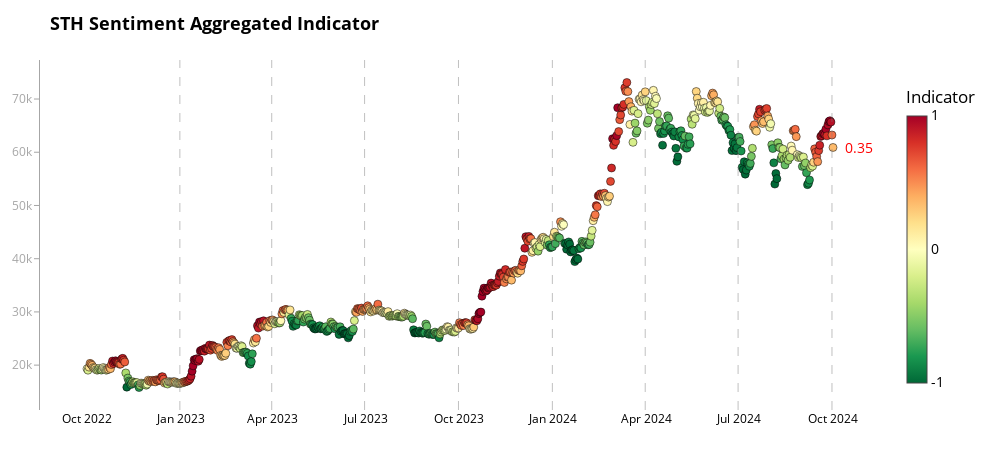

The code cell stored with this chart in its notebook:
### Code cell
# Example usage
fig2 = chart_aggregate(merged_df, 'aggregate_indicator_equalweight', 'price_usd_close', "STH Sentiment Aggregated Indicator")
fig2.show()
pio.write_html(fig2, file=f'bitcoin_analysis_sth_aggr_last_2year.html')
print("All charts have been displayed and saved as separate HTML files.")

### Figure 1 — Plotly figure (JSON) as saved in the notebook; plotly's stock layout.template omitted (floating-point values rounded to 4 significant figures; data arrays with more than 128 entries replaced by an {"elided": "..."} marker saying what was removed)
{"data": [{"hoverinfo": "text", "marker": {"cmax": 1, "cmin": -1, "color": {"elided": "732 float values"}, "colorbar": {"len": 0.9, "lenmode": "fraction", "thickness": 20, "ticktext": ["-1", "0", "1"], "tickvals": [-1, 0, 1], "title": {"text": "Indicator"}, "x": 1.02, "xpad": 10}, "colorscale": [[0.0, "rgb(0,104,55)"], [0.1, "rgb(26,152,80)"], [0.2, "rgb(102,189,99)"], [0.3, "rgb(166,217,106)"], [0.4, "rgb(217,239,139)"], [0.5, "rgb(255,255,191)"], [0.6, "rgb(254,224,139)"], [0.7, "rgb(253,174,97)"], [0.8, "rgb(244,109,67)"], [0.9, "rgb(215,48,39)"], [1.0, "rgb(165,0,38)"]], "line": {"color": "black", "width": 0.5}, "size": 8}, "mode": "markers", "text": {"elided": "732 str values"}, "x": {"elided": "732 str values"}, "y": {"elided": "732 float values"}, "type": "scatter"}], "layout": {"shapes": [{"line": {"color": "rgba(128, 128, 128, 0.7)", "dash": "dash", "width": 1}, "opacity": 0.7, "type": "line", "x0": "2022-12-31T00:00:00", "x1": "2022-12-31T00:00:00", "xref": "x", "y0": 0, "y1": 1, "yref": "y domain"}, {"line": {"color": "rgba(128, 128, 128, 0.7)", "dash": "dash", "width": 1}, "opacity": 0.7, "type": "line", "x0": "2023-03-31T00:00:00", "x1": "2023-03-31T00:00:00", "xref": "x", "y0": 0, "y1": 1, "yref": "y domain"}, {"line": {"color": "rgba(128, 128, 128, 0.7)", "dash": "dash", "width": 1}, "opacity": 0.7, "type": "line", "x0": "2023-06-30T00:00:00", "x1": "2023-06-30T00:00:00", "xref": "x", "y0": 0, "y1": 1, "yref": "y domain"}, {"line": {"color": "rgba(128, 128, 128, 0.7)", "dash": "dash", "width": 1}, "opacity": 0.7, "type": "line", "x0": "2023-09-30T00:00:00", "x1": "2023-09-30T00:00:00", "xref": "x", "y0": 0, "y1": 1, "yref": "y domain"}, {"line": {"color": "rgba(128, 128, 128, 0.7)", "dash": "dash", "width": 1}, "opacity": 0.7, "type": "line", "x0": "2023-12-31T00:00:00", "x1": "2023-12-31T00:00:00", "xref": "x", "y0": 0, "y1": 1, "yref": "y domain"}, {"line": {"color": "rgba(128, 128, 128, 0.7)", "dash": "dash", "width": 1}, "opacity": 0.7, "type": "line", "x0": "2024-03-31T00:00:00", "x1": "2024-03-31T00:00:00", "xref": "x", "y0": 0, "y1": 1, "yref": "y domain"}, {"line": {"color": "rgba(128, 128, 128, 0.7)", "dash": "dash", "width": 1}, "opacity": 0.7, "type": "line", "x0": "2024-06-30T00:00:00", "x1": "2024-06-30T00:00:00", "xref": "x", "y0": 0, "y1": 1, "yref": "y domain"}, {"line": {"color": "rgba(128, 128, 128, 0.7)", "dash": "dash", "width": 1}, "opacity": 0.7, "type": "line", "x0": "2024-09-30T00:00:00", "x1": "2024-09-30T00:00:00", "xref": "x", "y0": 0, "y1": 1, "yref": "y domain"}], "annotations": [{"align": "left", "font": {"color": "red", "size": 14}, "showarrow": false, "text": "0.35", "x": "2024-10-01T00:00:00", "xanchor": "left", "xshift": 10, "y": 60900.0, "yanchor": "middle"}], "title": {"font": {"color": "black", "size": 18, "weight": "bold"}, "text": "STH Sentiment Aggregated Indicator"}, "font": {"color": "black", "size": 14}, "margin": {"l": 40, "r": 120, "t": 60, "b": 40}, "showlegend": false, "hovermode": "closest", "plot_bgcolor": "white", "paper_bgcolor": "white", "width": 1000, "height": 450, "xaxis": {"tickfont": {"color": "black", "size": 12}, "showgrid": false, "zeroline": false, "dtick": "M3", "tickformat": "%b %Y", "showline": false, "mirror": false}, "yaxis": {"tickfont": {"color": "rgba(128, 128, 128, 0.7)", "size": 12}, "showgrid": false, "zeroline": false, "showline": true, "linewidth": 1, "linecolor": "rgba(128, 128, 128, 0.7)", "mirror": false, "ticks": "outside", "ticklen": 5, "tickcolor": "rgba(128, 128, 128, 0.7)"}}}
